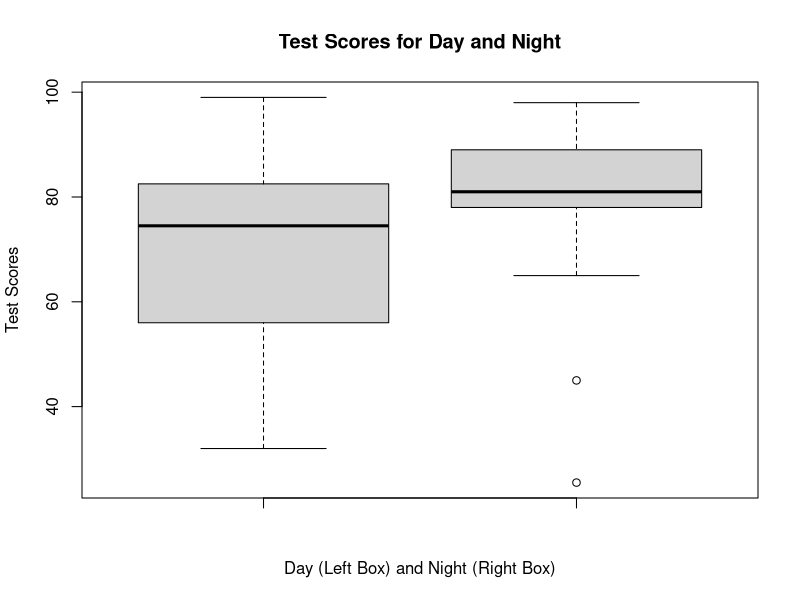
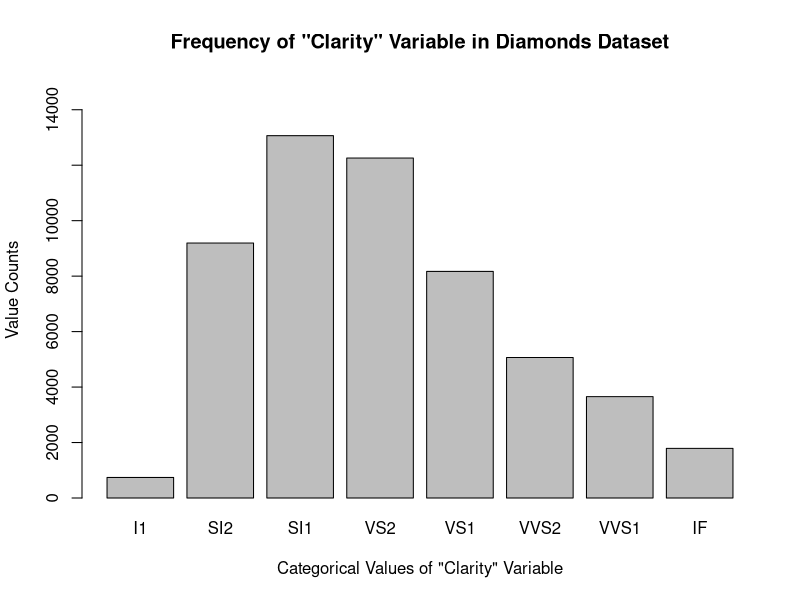
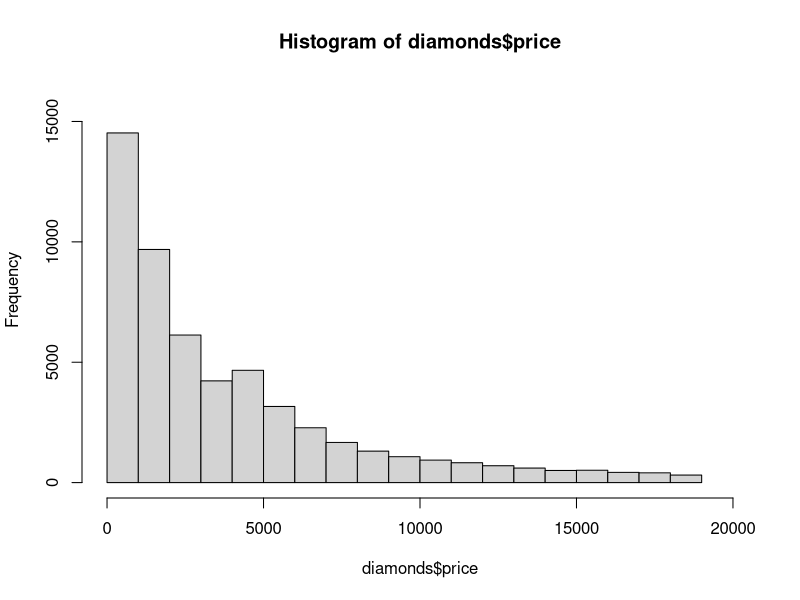
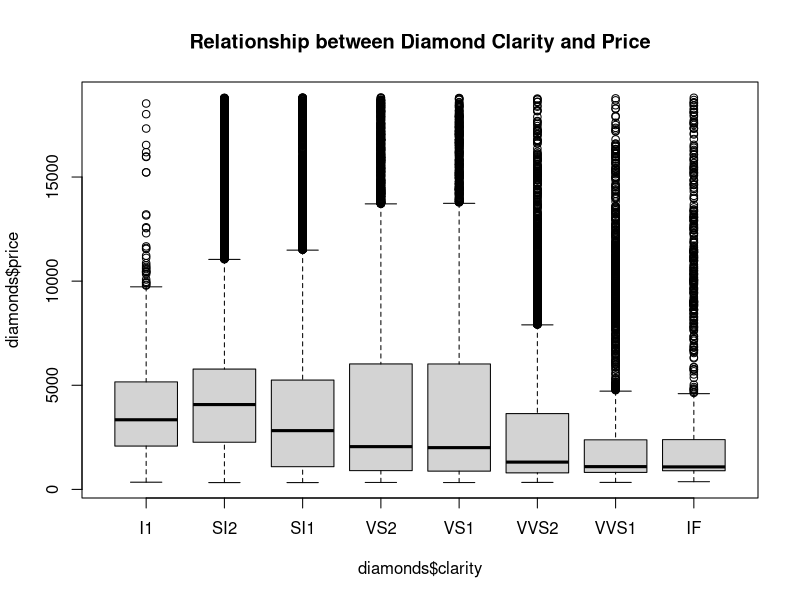
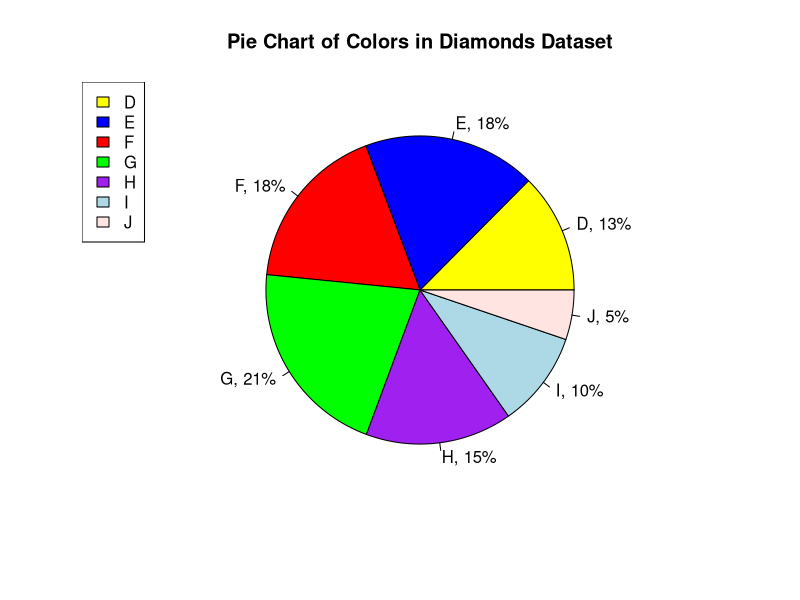
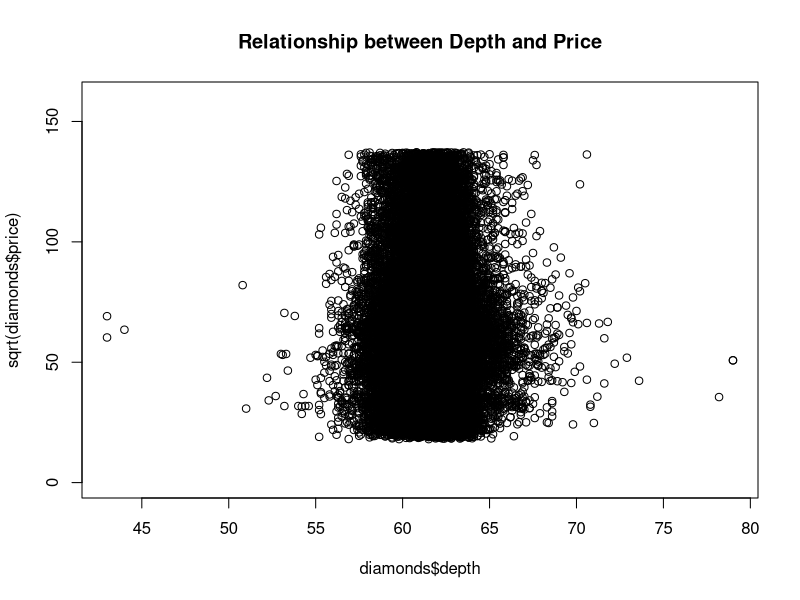

R code for these plots, in order:
################################################################################
################################################################################

# question 7

################################################################################

# question 7 - part (a):

# we first calculate for day:

scores_day <- c(99, 56, 78, 55.5, 32, 90, 80, 81, 56, 59, 45, 77, 84.5, 84, 70, 72, 68, 32, 79, 90)
scores_day

min_scores_day <- min(scores_day)
min_scores_day

max_scores_day <- max(scores_day)
max_scores_day

median_scores_day <- median(scores_day)
median_scores_day

# "probs" parameter refers to which percentile of the data.
q1_scores_day <- quantile(scores_day, probs=0.25, names=FALSE)
q1_scores_day

q3_scores_day <- quantile(scores_day, probs=0.75, names=FALSE)
q3_scores_day

# now, we calculate for night:

scores_night <- c(98, 78, 68, 83, 81, 89, 88, 76, 65, 45, 98, 90, 80, 84.5, 85, 79, 78, 98, 90, 79, 81, 25.5)
scores_night

min_scores_night <- min(scores_night)
min_scores_night

max_scores_night <- max(scores_night)
max_scores_night

median_scores_night <- median(scores_night)
median_scores_night

# "probs" parameter refers to which percentile of the data.
q1_scores_night <- quantile(scores_night, probs=0.25, names=FALSE)
q1_scores_night

q3_scores_night <- quantile(scores_night, probs=0.75, names=FALSE)
q3_scores_night

################################################################################

################################################################################

# question 7 - part (b):

# first, we do for day scores:

# to calculate the outliers, we first need to see the IQR and calculate...
# thresholds for outliers based on IQR:

iqr_scores_day <- IQR(scores_day)
iqr_scores_day

threshold_min_scores_day <- q1_scores_day - (1.5 * iqr_scores_day)

# now we check whether minimum value of the vector is actually...
# the first value in the vector, and there is now value lower than that:

threshold_min_scores_day

if(threshold_min_scores_day < min_scores_day)
{
    threshold_min_scores_day <- min_scores_day
}

threshold_min_scores_day

# now for maximum threshold:

threshold_max_scores_day <- q3_scores_day + (1.5 * iqr_scores_day)

# now we check whether maximum value of the vector is actually...
# the last value in the vector, and there is now value higher than that:

threshold_max_scores_day

if(threshold_max_scores_day > max_scores_day)
{
    threshold_max_scores_day <- max_scores_day
}

threshold_max_scores_day

# now to check whether we have outliers or not, for day scores:

#outliers_lower_than_min <- any(scores_day < threshold_min_scores_day)
outliers_lower_than_min <- scores_day[which(scores_day < threshold_min_scores_day)]
outliers_lower_than_min

outliers_higher_than_max <- scores_day[which(scores_day > threshold_max_scores_day)]
outliers_higher_than_max

# as for night scores:

iqr_scores_night <- IQR(scores_night)
iqr_scores_night

threshold_min_scores_night <- q1_scores_night - (1.5 * iqr_scores_night)

threshold_min_scores_night

if(threshold_min_scores_night < min_scores_night)
{
    threshold_min_scores_night <- min_scores_night
}

threshold_min_scores_night

# now for maximum threshold:

threshold_max_scores_night <- q3_scores_night + (1.5 * iqr_scores_night)

threshold_max_scores_night

if(threshold_max_scores_night > max_scores_night)
{
    threshold_max_scores_night <- max_scores_night
}

threshold_max_scores_night

# now to check whether we have outliers or not, for day scores:

outliers_lower_than_min_night <- scores_night[which(scores_night < threshold_min_scores_night)]
outliers_lower_than_min_night

outliers_higher_than_max_night <- scores_night[which(scores_night > threshold_max_scores_night)]
outliers_higher_than_max_night

# there are only outliers in scores for night, (45.0 and 25.5) and these are...
# smaller than actual threshold for minimum value for test scores at night.
# nevertheless, full discussion is done in "hw1.pdf" file. please refer to that.

################################################################################

################################################################################

# question 7 - part (c):

# answered in "hw1.pdf" file. please refer to that.

################################################################################

################################################################################

# question 7 - part (d):

# here, we will only plot the boxplot. for full discussion on the analysis...
# please refer to the "hw1.pdf" file.

boxplot(scores_day, scores_night,
        main="Test Scores for Day and Night",
        xlab="Day (Left Box) and Night (Right Box)",
        ylab="Test Scores")

################################################################################

################################################################################
################################################################################



################################################################################
################################################################################

# question 8

################################################################################

# question 8 - part (a):

library(ggplot2)

colnames(diamonds)

str(diamonds)

# column : type
# carat  : num
# cut    : Ord
# color  : Ord
# clarity: Ord
# depth  : num
# table  : num
# price  : int
# x      : num
# y      : num
# z      : num

################################################################################

################################################################################

# question 8 - part (b):

table(diamonds$clarity)

barplot(table(diamonds$clarity),
        ylim=c(0, 15000),
        main="Frequency of \"Clarity\" Variable in Diamonds Dataset",
        xlab="Categorical Values of \"Clarity\" Variable",
        ylab="Value Counts")

################################################################################

################################################################################

# question 8 - part (c):

hist(diamonds$price,
     xlim=c(0, 20000),
     ylim=c(0, 16000))

# for full discussion on the skewness, please refer to "hw1.pdf".

################################################################################

################################################################################

# question 8 - part (d):

boxplot(diamonds$price ~ diamonds$clarity,
        main="Relationship between Diamond Clarity and Price")

# for further explanations please refer to "hw1.pdf".

################################################################################

################################################################################

# question 8 - part (e):

table(diamonds$color)

## sorry for the large number of codes.
## i am a total noob in R, with a Python and C mindset.
## since, i am not allowed to use built-in packages,
## i wrote the codes this way.

## roses are red
## violets are blue
## coding efficiently in R
## i've got no clue

# i first want to do sum over all columns.
# unfortunately, i couldn't get "colSums" function to work.

total_frequency <- 0

for(value in table(diamonds$color))
{
    total_frequency <- total_frequency + value
}

total_frequency

# now, i will simply calculate the percentage of each value/column...
# and store it in an array.

percentages <- c()

counter <- 1

for(value in table(diamonds$color))
{
    percentages[counter] <- round((value / total_frequency) * 100)
    
    counter <- counter + 1
}

percentages

# i will concatenate labels (meaning, "A", "B" and etc.) with each of their...
# respective percentage.
# the result will look like: "A 30%".

labels <- paste(c("D,", "E,", "F,", "G,", "H,", "I,", "J,"), percentages)
labels <- paste(labels, "%", sep="")

pie(table(diamonds$color),
    main="Pie Chart of Colors in Diamonds Dataset",
    labels = labels,
    col=c("yellow", "blue", "red", "green", "purple", "lightblue", "mistyrose"))

legend("topleft",
       legend=c("D", "E", "F", "G", "H", "I", "J"),
       fill=c("yellow", "blue", "red", "green", "purple", "lightblue", "mistyrose"))

################################################################################

################################################################################

# question 8 - part (f):

plot(diamonds$depth, sqrt(diamonds$price),
     main="Relationship between Depth and Price",
     ylim=c(0, 160))

# for further explanations please refer to "hw1.pdf".

################################################################################

################################################################################
################################################################################
